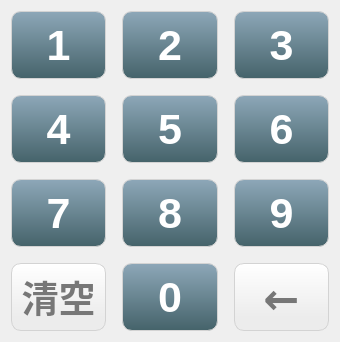
<?xml version="1.0" encoding="UTF-8"?>
<ui version="4.0">
 <class>NumInput</class>
 <widget class="QWidget" name="NumInput">
  <property name="geometry">
   <rect>
    <x>0</x>
    <y>0</y>
    <width>340</width>
    <height>342</height>
   </rect>
  </property>
  <property name="windowTitle">
   <string>Form</string>
  </property>
  <property name="styleSheet">
   <string notr="true"/>
  </property>
  <layout class="QGridLayout" name="gridLayout_2" columnstretch="1,1,1">
   <property name="spacing">
    <number>16</number>
   </property>
   <item row="0" column="0">
    <widget class="QPushButton" name="pbtn_num_1">
     <property name="sizePolicy">
      <sizepolicy hsizetype="Preferred" vsizetype="MinimumExpanding">
       <horstretch>0</horstretch>
       <verstretch>0</verstretch>
      </sizepolicy>
     </property>
     <property name="font">
      <font>
       <family>Arial</family>
       <pointsize>32</pointsize>
       <weight>75</weight>
       <bold>true</bold>
      </font>
     </property>
     <property name="styleSheet">
      <string notr="true">color:white;
background-color: qlineargradient(spread:pad, x1:0.5, y1:1, x2:0.5, y2:0, stop:0 rgba(69, 99, 106, 255), stop:1.0 rgba(141, 167, 184, 255));
border-style: solid;
border-width:1px;
border-radius:10px;
border-color: lightgray;</string>
     </property>
     <property name="text">
      <string>1</string>
     </property>
    </widget>
   </item>
   <item row="1" column="2">
    <widget class="QPushButton" name="pbtn_num_6">
     <property name="sizePolicy">
      <sizepolicy hsizetype="Minimum" vsizetype="MinimumExpanding">
       <horstretch>0</horstretch>
       <verstretch>0</verstretch>
      </sizepolicy>
     </property>
     <property name="font">
      <font>
       <family>Arial</family>
       <pointsize>32</pointsize>
       <weight>75</weight>
       <bold>true</bold>
      </font>
     </property>
     <property name="styleSheet">
      <string notr="true">color:white;
background-color: qlineargradient(spread:pad, x1:0.5, y1:1, x2:0.5, y2:0, stop:0 rgba(69, 99, 106, 255), stop:1.0 rgba(141, 167, 184, 255));
border-style: solid;
border-width:1px;
border-radius:10px;
border-color: lightgray;</string>
     </property>
     <property name="text">
      <string>6</string>
     </property>
    </widget>
   </item>
   <item row="2" column="2">
    <widget class="QPushButton" name="pbtn_num_9">
     <property name="sizePolicy">
      <sizepolicy hsizetype="Minimum" vsizetype="MinimumExpanding">
       <horstretch>0</horstretch>
       <verstretch>0</verstretch>
      </sizepolicy>
     </property>
     <property name="font">
      <font>
       <family>Arial</family>
       <pointsize>32</pointsize>
       <weight>75</weight>
       <bold>true</bold>
      </font>
     </property>
     <property name="styleSheet">
      <string notr="true">color:white;
background-color: qlineargradient(spread:pad, x1:0.5, y1:1, x2:0.5, y2:0, stop:0 rgba(69, 99, 106, 255), stop:1.0 rgba(141, 167, 184, 255));
border-style: solid;
border-width:1px;
border-radius:10px;
border-color: lightgray;</string>
     </property>
     <property name="text">
      <string>9</string>
     </property>
    </widget>
   </item>
   <item row="0" column="1">
    <widget class="QPushButton" name="pbtn_num_2">
     <property name="sizePolicy">
      <sizepolicy hsizetype="Minimum" vsizetype="MinimumExpanding">
       <horstretch>0</horstretch>
       <verstretch>0</verstretch>
      </sizepolicy>
     </property>
     <property name="font">
      <font>
       <family>Arial</family>
       <pointsize>32</pointsize>
       <weight>75</weight>
       <bold>true</bold>
      </font>
     </property>
     <property name="styleSheet">
      <string notr="true">color:white;
background-color: qlineargradient(spread:pad, x1:0.5, y1:1, x2:0.5, y2:0, stop:0 rgba(69, 99, 106, 255), stop:1.0 rgba(141, 167, 184, 255));
border-style: solid;
border-width:1px;
border-radius:10px;
border-color: lightgray;</string>
     </property>
     <property name="text">
      <string>2</string>
     </property>
    </widget>
   </item>
   <item row="0" column="2">
    <widget class="QPushButton" name="pbtn_num_3">
     <property name="sizePolicy">
      <sizepolicy hsizetype="Minimum" vsizetype="MinimumExpanding">
       <horstretch>0</horstretch>
       <verstretch>0</verstretch>
      </sizepolicy>
     </property>
     <property name="font">
      <font>
       <family>Arial</family>
       <pointsize>32</pointsize>
       <weight>75</weight>
       <bold>true</bold>
      </font>
     </property>
     <property name="styleSheet">
      <string notr="true">color:white;
background-color: qlineargradient(spread:pad, x1:0.5, y1:1, x2:0.5, y2:0, stop:0 rgba(69, 99, 106, 255), stop:1.0 rgba(141, 167, 184, 255));
border-style: solid;
border-width:1px;
border-radius:10px;
border-color: lightgray;</string>
     </property>
     <property name="text">
      <string>3</string>
     </property>
    </widget>
   </item>
   <item row="2" column="0">
    <widget class="QPushButton" name="pbtn_num_7">
     <property name="sizePolicy">
      <sizepolicy hsizetype="Minimum" vsizetype="MinimumExpanding">
       <horstretch>0</horstretch>
       <verstretch>0</verstretch>
      </sizepolicy>
     </property>
     <property name="font">
      <font>
       <family>Arial</family>
       <pointsize>32</pointsize>
       <weight>75</weight>
       <bold>true</bold>
      </font>
     </property>
     <property name="styleSheet">
      <string notr="true">color:white;
background-color: qlineargradient(spread:pad, x1:0.5, y1:1, x2:0.5, y2:0, stop:0 rgba(69, 99, 106, 255), stop:1.0 rgba(141, 167, 184, 255));
border-style: solid;
border-width:1px;
border-radius:10px;
border-color: lightgray;</string>
     </property>
     <property name="text">
      <string>7</string>
     </property>
    </widget>
   </item>
   <item row="1" column="1">
    <widget class="QPushButton" name="pbtn_num_5">
     <property name="sizePolicy">
      <sizepolicy hsizetype="Minimum" vsizetype="MinimumExpanding">
       <horstretch>0</horstretch>
       <verstretch>0</verstretch>
      </sizepolicy>
     </property>
     <property name="font">
      <font>
       <family>Arial</family>
       <pointsize>32</pointsize>
       <weight>75</weight>
       <bold>true</bold>
      </font>
     </property>
     <property name="styleSheet">
      <string notr="true">color:white;
background-color: qlineargradient(spread:pad, x1:0.5, y1:1, x2:0.5, y2:0, stop:0 rgba(69, 99, 106, 255), stop:1.0 rgba(141, 167, 184, 255));
border-style: solid;
border-width:1px;
border-radius:10px;
border-color: lightgray;</string>
     </property>
     <property name="text">
      <string>5</string>
     </property>
    </widget>
   </item>
   <item row="1" column="0">
    <widget class="QPushButton" name="pbtn_num_4">
     <property name="sizePolicy">
      <sizepolicy hsizetype="Minimum" vsizetype="MinimumExpanding">
       <horstretch>0</horstretch>
       <verstretch>0</verstretch>
      </sizepolicy>
     </property>
     <property name="font">
      <font>
       <family>Arial</family>
       <pointsize>32</pointsize>
       <weight>75</weight>
       <bold>true</bold>
      </font>
     </property>
     <property name="styleSheet">
      <string notr="true">color:white;
background-color: qlineargradient(spread:pad, x1:0.5, y1:1, x2:0.5, y2:0, stop:0 rgba(69, 99, 106, 255), stop:1.0 rgba(141, 167, 184, 255));
border-style: solid;
border-width:1px;
border-radius:10px;
border-color: lightgray;</string>
     </property>
     <property name="text">
      <string>4</string>
     </property>
    </widget>
   </item>
   <item row="2" column="1">
    <widget class="QPushButton" name="pbtn_num_8">
     <property name="sizePolicy">
      <sizepolicy hsizetype="Minimum" vsizetype="MinimumExpanding">
       <horstretch>0</horstretch>
       <verstretch>0</verstretch>
      </sizepolicy>
     </property>
     <property name="font">
      <font>
       <family>Arial</family>
       <pointsize>32</pointsize>
       <weight>75</weight>
       <bold>true</bold>
      </font>
     </property>
     <property name="styleSheet">
      <string notr="true">color:white;
background-color: qlineargradient(spread:pad, x1:0.5, y1:1, x2:0.5, y2:0, stop:0 rgba(69, 99, 106, 255), stop:1.0 rgba(141, 167, 184, 255));
border-style: solid;
border-width:1px;
border-radius:10px;
border-color: lightgray;</string>
     </property>
     <property name="text">
      <string>8</string>
     </property>
    </widget>
   </item>
   <item row="3" column="0">
    <widget class="QPushButton" name="pbtn_clear">
     <property name="sizePolicy">
      <sizepolicy hsizetype="Minimum" vsizetype="MinimumExpanding">
       <horstretch>0</horstretch>
       <verstretch>0</verstretch>
      </sizepolicy>
     </property>
     <property name="font">
      <font>
       <family>Noto Sans CJK TC Bold</family>
       <pointsize>28</pointsize>
       <weight>75</weight>
       <bold>true</bold>
      </font>
     </property>
     <property name="styleSheet">
      <string notr="true">color: rgb(119, 119, 119);
background-color: qlineargradient(spread:pad, x1:0.5, y1:1, x2:0.5, y2:0, stop:0.2 rgba(236, 236, 236, 255), stop:1.0 rgba(255, 255, 255, 255));
border-style: solid;
border-width:1px;
border-radius:10px;
border-color: lightgray;</string>
     </property>
     <property name="text">
      <string>清空</string>
     </property>
    </widget>
   </item>
   <item row="3" column="1">
    <widget class="QPushButton" name="pbtn_num_0">
     <property name="sizePolicy">
      <sizepolicy hsizetype="Minimum" vsizetype="MinimumExpanding">
       <horstretch>0</horstretch>
       <verstretch>0</verstretch>
      </sizepolicy>
     </property>
     <property name="font">
      <font>
       <family>Arial</family>
       <pointsize>32</pointsize>
       <weight>75</weight>
       <bold>true</bold>
      </font>
     </property>
     <property name="styleSheet">
      <string notr="true">color:white;
background-color: qlineargradient(spread:pad, x1:0.5, y1:1, x2:0.5, y2:0, stop:0 rgba(69, 99, 106, 255), stop:1.0 rgba(141, 167, 184, 255));
border-style: solid;
border-width:1px;
border-radius:10px;
border-color: lightgray;</string>
     </property>
     <property name="text">
      <string>0</string>
     </property>
    </widget>
   </item>
   <item row="3" column="2">
    <widget class="QPushButton" name="pbtn_backspace">
     <property name="sizePolicy">
      <sizepolicy hsizetype="Minimum" vsizetype="MinimumExpanding">
       <horstretch>0</horstretch>
       <verstretch>0</verstretch>
      </sizepolicy>
     </property>
     <property name="font">
      <font>
       <family>Noto Sans CJK TC Bold</family>
       <pointsize>32</pointsize>
       <weight>75</weight>
       <bold>true</bold>
      </font>
     </property>
     <property name="styleSheet">
      <string notr="true">color: rgb(119, 119, 119);
background-color: qlineargradient(spread:pad, x1:0.5, y1:1, x2:0.5, y2:0, stop:0.2 rgba(236, 236, 236, 255), stop:1.0 rgba(255, 255, 255, 255));
border-style: solid;
border-width:1px;
border-radius:10px;
border-color: lightgray;</string>
     </property>
     <property name="text">
      <string>←</string>
     </property>
    </widget>
   </item>
  </layout>
 </widget>
 <resources/>
 <connections/>
</ui>
